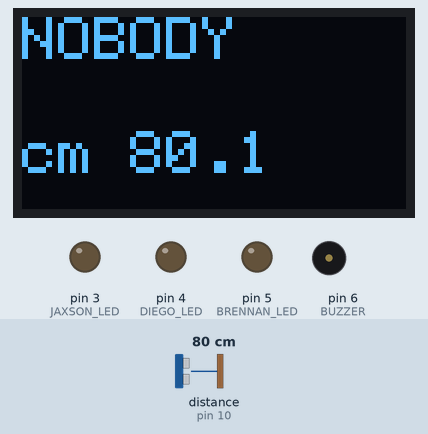
This sketch was run on a simulated Arduino Nano, built with avr-gcc and run on an emulated ATmega328P. Shown: 128×64 one-colour display, output pins drawn as LEDs (lit = HIGH), buzzer (waves = sounding). Wiring (inferred from the names in the program): ultrasonic range finder: trigger pin 9; echo pin 10. The test bench sets the inputs (shaded band); at power-on: distance to the obstacle (sensor on pin 10) 80 cm. The echo pulse lasts 58.3 µs per cm; pins used as bus, display or sensor lines are not drawn; what the sketch prints to the serial monitor is not drawn.

Above: at 1.2 s.
1.3 s: distance to the obstacle (sensor on pin 10) set to 34 cm
At 3.0 s:
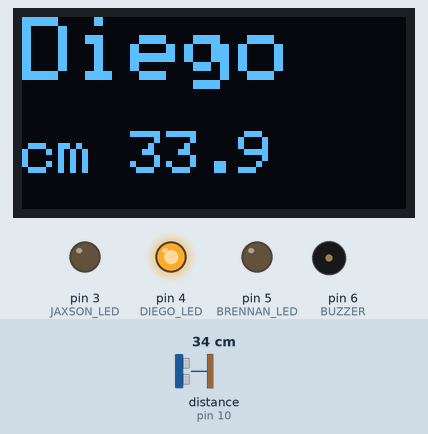
3.7 s: distance to the obstacle (sensor on pin 10) set to 28 cm
5.2 s: distance to the obstacle (sensor on pin 10) set to 22 cm
At 7.5 s:
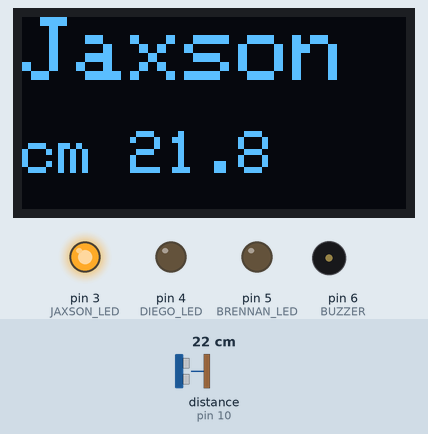
7.8 s: distance to the obstacle (sensor on pin 10) set to 120 cm
At 11.4 s:
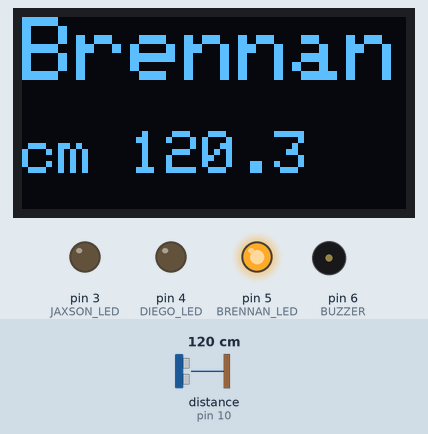
Timing chart, 0 to 11.8 s (numbered marks = the images above; inputs shaded):
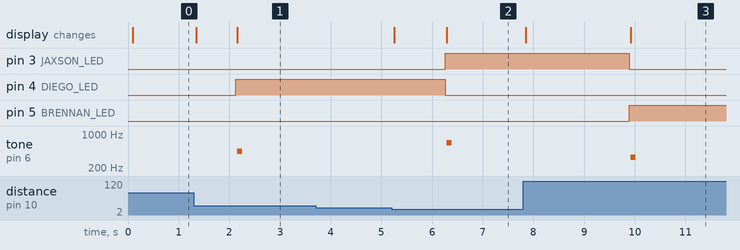

Measured:
- the behaviour switches between 25 and 24 cm on distance to the obstacle (sensor on pin 10) (found by bisection; images 1 and 2)
- after the input at 1.3 s, the display: first changes at once (image 1 shows a later state)
- after the input at 3.7 s, every drawn part: stays the same
- after the input at 5.2 s, pin 3 (JAXSON_LED): LOW → HIGH after 1.1 s; pin 4 (DIEGO_LED): HIGH → LOW after 1.1 s; tone on pin 6 (BUZZER): silent → 660 Hz after 1.1 s, → silent 0.10 s later; the display: first changes after 0.05 s (image 2 shows a later state)
- after the input at 7.8 s, pin 3 (JAXSON_LED): HIGH → LOW after 2.1 s; pin 5 (BRENNAN_LED): LOW → HIGH after 2.1 s; tone on pin 6 (BUZZER): silent → 330 Hz after 2.1 s, → silent 0.10 s later; the display: first changes after 0.05 s (image 3 shows a later state)

The sketch:

bench.ino
```cpp
// The Sensor Piece: Nano, HC-SR04 or US-025A, OLED, and three LEDs.
#include <Wire.h>
#include <Adafruit_GFX.h>
#include <Adafruit_SSD1306.h>

const int TRIG = 9;
const int ECHO = 10;
const int JAXSON_LED = 3;
const int DIEGO_LED = 4;
const int BRENNAN_LED = 5;
const int BUZZER = 6;

const int SCREEN_WIDTH = 128;
const int SCREEN_HEIGHT = 64;
const float GAP_CM = 10.0;
Adafruit_SSD1306 display(SCREEN_WIDTH, SCREEN_HEIGHT, &Wire, -1);

String state = "nobody";
String candidate = "nobody";
unsigned long candidateSince = 0;
float shownCm = 400.0;
unsigned long lastPrint = 0;

String classify(float cm) {
  if (cm <= 30.0) return "Jaxson";
  if (cm <= 120.0) return "Diego";
  if (cm <= 200.0) return "Brennan";
  return "nobody";
}

unsigned long holdFor(const String& name) {
  if (name == "Jaxson") return 1000;
  if (name == "Diego") return 2000;
  if (name == "Brennan") return 2000;
  return 3000;
}

void setResponse(const String& name) {
  digitalWrite(JAXSON_LED, name == "Jaxson" ? HIGH : LOW);
  digitalWrite(DIEGO_LED, name == "Diego" ? HIGH : LOW);
  digitalWrite(BRENNAN_LED, name == "Brennan" ? HIGH : LOW);

  drawDisplay(name);

  if (name == "Jaxson") {
    tone(BUZZER, 660, 100);
  } else if (name == "Diego") {
    tone(BUZZER, 440, 100);
  } else if (name == "Brennan") {
    tone(BUZZER, 330, 100);
  } else {
    noTone(BUZZER);
  }
}

void drawDisplay(const String& name) {
  display.clearDisplay();
  display.setTextColor(SSD1306_WHITE);
  display.setTextSize(name == "nobody" ? 2 : 3);
  display.setCursor(0, 0);
  display.print(name == "nobody" ? "NOBODY" : name);
  display.setTextSize(2);
  display.setCursor(0, 38);
  display.print("cm ");
  display.print(shownCm, 1);
  display.display();
}

void setup() {
  Serial.begin(115200);
  pinMode(TRIG, OUTPUT);
  pinMode(ECHO, INPUT);
  pinMode(JAXSON_LED, OUTPUT);
  pinMode(DIEGO_LED, OUTPUT);
  pinMode(BRENNAN_LED, OUTPUT);
  pinMode(BUZZER, OUTPUT);

  display.begin(SSD1306_SWITCHCAPVCC, 0x3C);
  setResponse("nobody");
}

void loop() {
  digitalWrite(TRIG, LOW);
  delayMicroseconds(2);
  digitalWrite(TRIG, HIGH);
  delayMicroseconds(10);
  digitalWrite(TRIG, LOW);

  unsigned long us = pulseIn(ECHO, HIGH, 30000);
  float reading = us ? us / 58.0 : 400.0;
  if (reading < 2.0) reading = 400.0;
  if (abs(reading - shownCm) > GAP_CM) {
    shownCm = reading;
  }

  String next = classify(shownCm);
  unsigned long now = millis();
  if (next != candidate) {
    candidate = next;
    candidateSince = now;
  }
  if (next != state && now - candidateSince >= holdFor(next)) {
    state = next;
    setResponse(state);
  }

  if (now - lastPrint >= 50) {
    Serial.print("cm ");
    Serial.println(shownCm, 1);
    drawDisplay(state);
    lastPrint = now;
  }

  delay(50);
}
```
